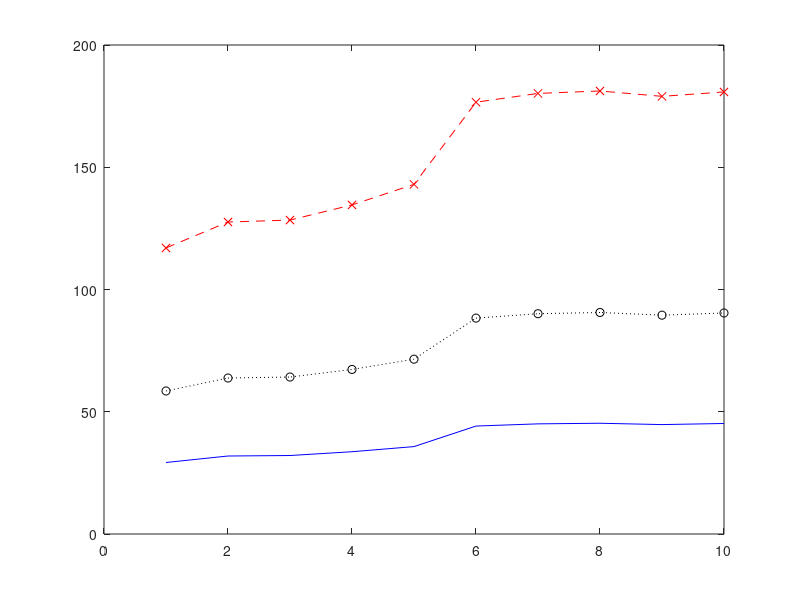
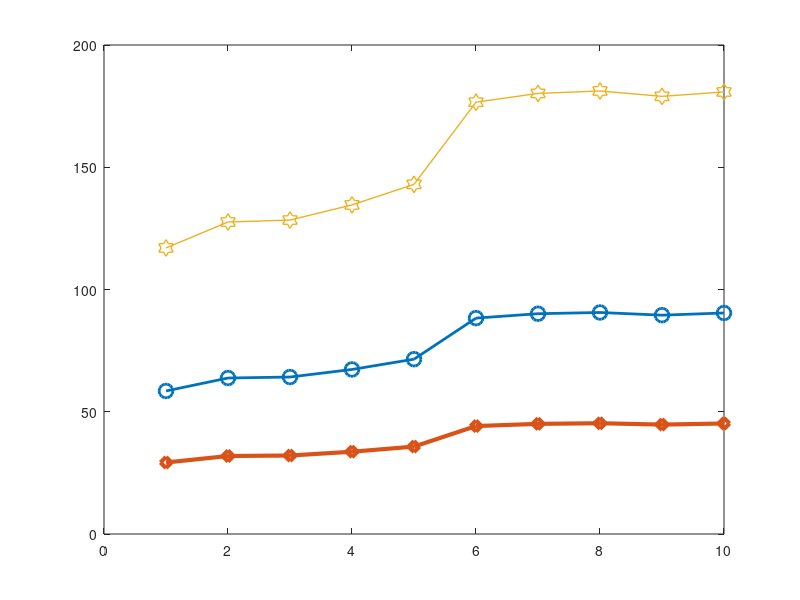
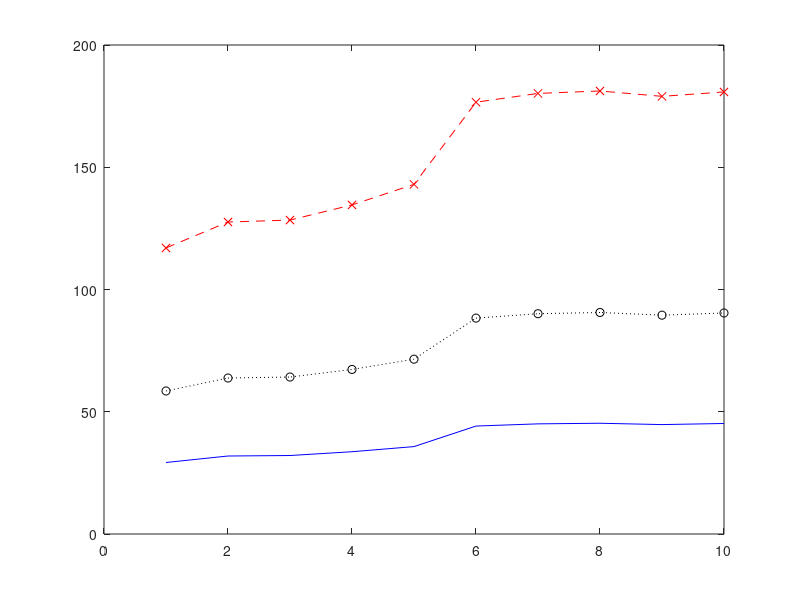
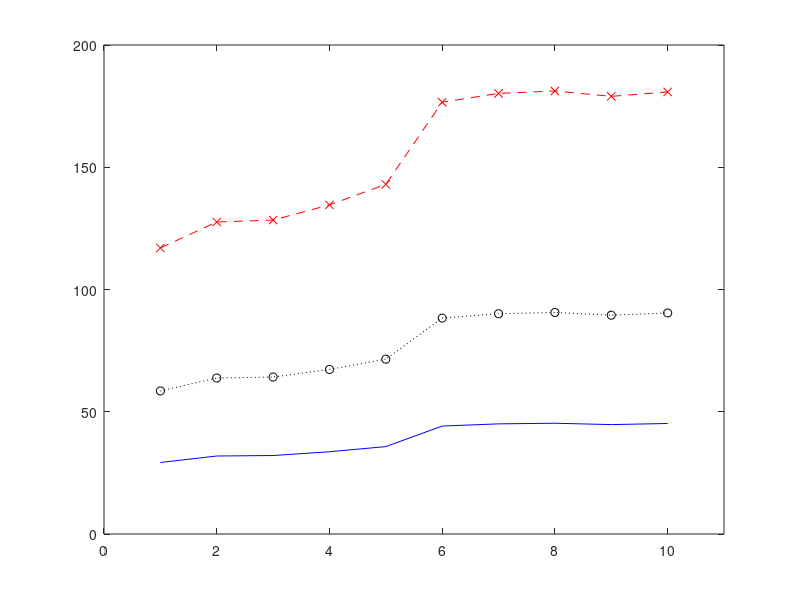

These charts were generated, in order, by the following MATLAB code:
% 복소수 관련 내용은 생략됨

%% 선의 종류, 마커의 종류, 색상 지정 가능

clear, clc

x = [1:10];
y = [58.5, 63.8, 64.2, 67.3, 71.5, 88.3, ...
    90.1, 90.6, 89.5, 90.4];

%% 기초 속성
figure(1)
plot(x, y, ':ok') % 점선-원형마커-검정
hold on
plot(x, y/2, '-b') % 실선-마커없음-파랑
plot(x, y*2, '--xr') % 쇄선-X자마커-빨강

% 또는 아래와 같이 축약 가능
% plot(x, y, ':ok', x, y/2, '-b', x, y*2, '--xr')

%% 아래와 같은 속성 조정은 개별 작성만 가능
figure(2)
plot(x, y, 'LineWidth', 2, 'Marker','o', 'MarkerSize', 10) % 선두께2-원형마커-마커크기10
hold on
plot(x, y/2, 'LineWidth', 3, 'Marker','d', 'MarkerSize', 8) % 선두께3-다이아몬드마커-마커크기8
plot(x, y*2, 'LineWidth', 1, 'Marker','h', 'MarkerSize', 12) % 선두께1-육각형마커-마커크기12
hold off

%% 축 임의 지정
figure(3)
plot(x, y, ':ok', x, y*2, '--xr', x, y/2, '-b')

figure(4)
plot(x, y, ':ok', x, y*2, '--xr', x, y/2, '-b')
axis([0, 11, 0, 200])

%% 종합 예제
figure(5)

plot(x, y, ':ok', x, y*2, '--xr', x, y/2, '-b')
legend('line 1', 'line 2', 'line 3')
text(1, 100, 'text로 써넣은 설명글')
xlabel('나의 X축 이름'), ylabel('나의 Y축 이름')
title('예제 그래프')
axis([0, 11, 0, 200])
